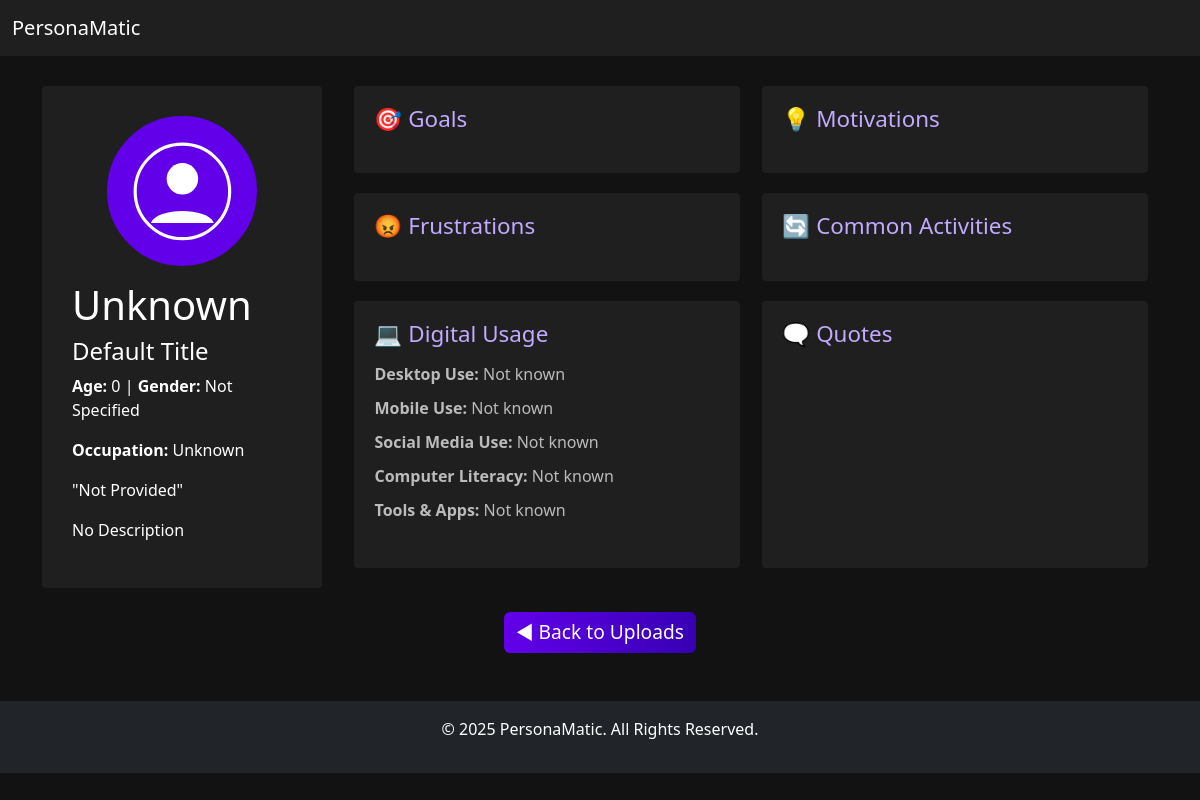
The app's page /api/persona/10, older data.
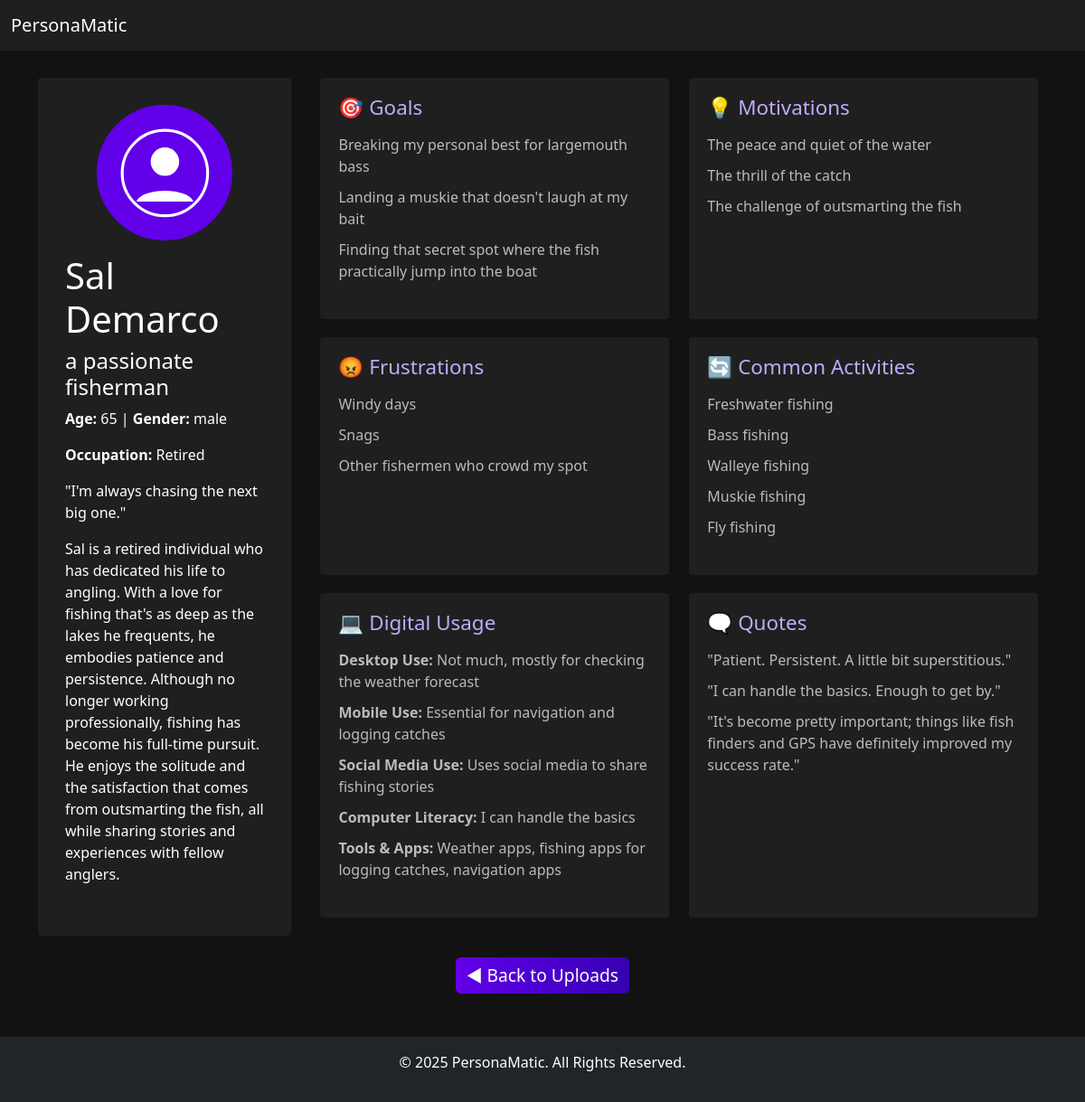
The same page, newer data.
### app/models/personas.py (models this page shows)
class PersonasBaseData(db.Model):
    __tablename__ = 'personas_base_data'
    id = db.Column(db.Integer, primary_key=True, autoincrement=True)
    user_id = db.Column(db.Integer, db.ForeignKey('users.id'), nullable=False)
    photo = db.Column(db.String(255), nullable=False)
    name = db.Column(db.String(100), nullable=False)
    additional_title = db.Column(db.String(200), nullable=False)
    description = db.Column(db.Text)
    age = db.Column(db.Integer)
    gender = db.Column(db.String(50))
    occupation = db.Column(db.String(100))
    quote_summarized = db.Column(db.Text, nullable=False)
    created_at = db.Column(db.DateTime, default=datetime.utcnow, nullable=False)
    updated_at = db.Column(db.DateTime, default=datetime.utcnow, onupdate=datetime.utcnow)
    goals = db.relationship('PersonaGoals', backref='persona', cascade="all, delete-orphan")
    motivations = db.relationship('PersonaMotivations', backref='persona', cascade="all, delete-orphan")
    frustrations = db.relationship('PersonaFrustrations', backref='persona', cascade="all, delete-orphan")
    activities = db.relationship('PersonaActivities', backref='persona', cascade="all, delete-orphan")
    digital_use = db.relationship('PersonaDigitalUse', backref='persona', cascade="all, delete-orphan")
    persona_quotes = db.relationship('PersonaQuotes', backref='persona', cascade="all, delete-orphan")

class PersonaGoals(db.Model):
    __tablename__ = 'persona_goals'
    id = db.Column(db.Integer, primary_key=True, autoincrement=True)
    persona_id = db.Column(db.Integer, db.ForeignKey('personas_base_data.id'), nullable=False)
    goal_01 = db.Column(db.Text, nullable=False)
    goal_02 = db.Column(db.Text)
    goal_03 = db.Column(db.Text)
    created_at = db.Column(db.DateTime, default=datetime.utcnow, nullable=False)
    updated_at = db.Column(db.DateTime, default=datetime.utcnow, onupdate=datetime.utcnow)

class PersonaMotivations(db.Model):
    __tablename__ = 'persona_motivations'
    id = db.Column(db.Integer, primary_key=True, autoincrement=True)
    persona_id = db.Column(db.Integer, db.ForeignKey('personas_base_data.id'), nullable=False)
    motivation_01 = db.Column(db.Text, nullable=False)
    motivation_02 = db.Column(db.Text)
    motivation_03 = db.Column(db.Text)
    created_at = db.Column(db.DateTime, default=datetime.utcnow, nullable=False)
    updated_at = db.Column(db.DateTime, default=datetime.utcnow, onupdate=datetime.utcnow)

class PersonaFrustrations(db.Model):
    __tablename__ = 'persona_frustrations'
    id = db.Column(db.Integer, primary_key=True, autoincrement=True)
    persona_id = db.Column(db.Integer, db.ForeignKey('personas_base_data.id'), nullable=False)
    frustration_01 = db.Column(db.Text, nullable=False)
    frustration_02 = db.Column(db.Text)
    frustration_03 = db.Column(db.Text)
    created_at = db.Column(db.DateTime, default=datetime.utcnow, nullable=False)
    updated_at = db.Column(db.DateTime, default=datetime.utcnow, onupdate=datetime.utcnow)

class PersonaActivities(db.Model):
    __tablename__ = 'persona_activities'
    id = db.Column(db.Integer, primary_key=True, autoincrement=True)
    persona_id = db.Column(db.Integer, db.ForeignKey('personas_base_data.id'), nullable=False)
    activity_01 = db.Column(db.Text, nullable=True)
    activity_02 = db.Column(db.Text, nullable=True)
    activity_03 = db.Column(db.Text, nullable=True)
    activity_04 = db.Column(db.Text, nullable=True)
    activity_05 = db.Column(db.Text, nullable=True)
    created_at = db.Column(db.DateTime, default=datetime.utcnow, nullable=False)
    updated_at = db.Column(db.DateTime, default=datetime.utcnow, onupdate=datetime.utcnow)

class PersonaDigitalUse(db.Model):
    __tablename__ = 'persona_digital_use'
    id = db.Column(db.Integer, primary_key=True, autoincrement=True)
    persona_id = db.Column(db.Integer, db.ForeignKey('personas_base_data.id'), nullable=False)
    desktop_use = db.Column(db.Text, nullable=False, default="Not known")
    mobile_use = db.Column(db.Text, nullable=False, default="Not known")
    social_media_use = db.Column(db.Text, nullable=False, default="Not known")
    computer_literacy = db.Column(db.Text, nullable=False, default="Not known")
    frequently_used_tools_and_apps = db.Column(db.Text, nullable=False, default="Not known")
    created_at = db.Column(db.DateTime, default=datetime.utcnow, nullable=False)
    updated_at = db.Column(db.DateTime, default=datetime.utcnow, onupdate=datetime.utcnow)

class PersonaQuotes(db.Model):
    __tablename__ = 'persona_quotes'
    id = db.Column(db.Integer, primary_key=True, autoincrement=True)
    persona_id = db.Column(db.Integer, db.ForeignKey('personas_base_data.id'), nullable=False)
    quote_01 = db.Column(db.Text, nullable=True)
    quote_02 = db.Column(db.Text, nullable=True)
    quote_03 = db.Column(db.Text, nullable=True)
    created_at = db.Column(db.DateTime, default=datetime.utcnow, nullable=False)
    updated_at = db.Column(db.DateTime, default=datetime.utcnow, onupdate=datetime.utcnow)

### app/routes/personas.py (the view)
@personas_bp.route('/persona/<int:persona_id>', methods=['GET'])
def view_persona(persona_id):
    persona = PersonasBaseData.query.get_or_404(persona_id)
    persona_data = {
        "id": persona.id,
        "photo": persona.photo,
        "name": persona.name,
        "additional_title": persona.additional_title,
        "description": persona.description,
        "age": persona.age,
        "gender": persona.gender,
        "occupation": persona.occupation,
        "quote_summarized": persona.quote_summarized,
        "created_at": persona.created_at.strftime("%Y-%m-%d %H:%M:%S"),
        "updated_at": persona.updated_at.strftime("%Y-%m-%d %H:%M:%S"),
        "goals": [persona.goals[0].goal_01, persona.goals[0].goal_02, persona.goals[0].goal_03] if persona.goals else [],
        "motivations": [persona.motivations[0].motivation_01, persona.motivations[0].motivation_02, persona.motivations[0].motivation_03] if persona.motivations else [],
        "frustrations": [persona.frustrations[0].frustration_01, persona.frustrations[0].frustration_02, persona.frustrations[0].frustration_03] if persona.frustrations else [],
        "activities": [persona.activities[0].activity_01, persona.activities[0].activity_02, persona.activities[0].activity_03, persona.activities[0].activity_04, persona.activities[0].activity_05] if persona.activities else [],
        "digital_use": {
            "desktop_use": persona.digital_use[0].desktop_use if persona.digital_use else "Not known",
            "mobile_use": persona.digital_use[0].mobile_use if persona.digital_use else "Not known",
            "social_media_use": persona.digital_use[0].social_media_use if persona.digital_use else "Not known",
            "computer_literacy": persona.digital_use[0].computer_literacy if persona.digital_use else "Not known",
            "frequently_used_tools_and_apps": persona.digital_use[0].frequently_used_tools_and_apps if persona.digital_use else "Not known"
        },
        "persona_quotes": [persona.persona_quotes[0].quote_01, persona.persona_quotes[0].quote_02, persona.persona_quotes[0].quote_03] if persona.persona_quotes else []
    }
    return render_template("persona.html", persona=persona_data)

### app/templates/persona.html (shortened to what this page needs)
<!DOCTYPE html>
<html lang="en">
<head>
    <link href="https://cdn.jsdelivr.net/npm/bootstrap@5.3.2/dist/css/bootstrap.min.css" rel="stylesheet">
    <link href="{{ url_for('static', filename='css/custom.css') }}" rel="stylesheet">
</head>
<body>
    <nav class="navbar navbar-expand-lg bg-body-tertiary">
        <div class="container-fluid">
            <a class="navbar-brand" href="/">PersonaMatic</a>
        </div>
    </nav>
    <div class="container persona-container">
        <div class="persona-card">
            <div class="avatar-placeholder">
                <svg viewBox="0 0 64 64" xmlns="http://www.w3.org/2000/svg">
                    <circle cx="32" cy="32" r="30" stroke="white" stroke-width="2" fill="none"/>
                    <circle cx="32" cy="24" r="10" fill="white"/>
                    <path d="M12,52 C16,42 48,42 52,52" fill="white"/>
                </svg>
            </div>
            <h1>{{ persona.name }}</h1>
            <h4>{{ persona.additional_title }}</h4>
            <p><strong>Age:</strong> {{ persona.age }} | <strong>Gender:</strong> {{ persona.gender }}</p>
            <p><strong>Occupation:</strong> {{ persona.occupation }}</p>
            <blockquote>"{{ persona.quote_summarized }}"</blockquote>
            <p>{{ persona.description }}</p>
        </div>
        <div class="persona-section">
            <div class="persona-box">
                <h3>🎯 Goals</h3>
                <ul>
                    {% for goal in persona.goals %}
                        <li>{{ goal }}</li>
                    {% endfor %}
                </ul>
            </div>
            <div class="persona-box">
                <h3>💡 Motivations</h3>
                <ul>
                    {% for motivation in persona.motivations %}
                        <li>{{ motivation }}</li>
                    {% endfor %}
                </ul>
            </div>
            <div class="persona-box">
                <h3>😡 Frustrations</h3>
                <ul>
                    {% for frustration in persona.frustrations %}
                        <li>{{ frustration }}</li>
                    {% endfor %}
                </ul>
            </div>
            <div class="persona-box">
                <h3>🔄 Common Activities</h3>
                <ul>
                    {% for activity in persona.activities %}
                        <li>{{ activity }}</li>
                    {% endfor %}
                </ul>
            </div>
            <div class="persona-box">
                <h3>💻 Digital Usage</h3>
                <ul>
                    <li><strong>Desktop Use:</strong> {{ persona.digital_use.desktop_use }}</li>
                    <li><strong>Mobile Use:</strong> {{ persona.digital_use.mobile_use }}</li>
                    <li><strong>Social Media Use:</strong> {{ persona.digital_use.social_media_use }}</li>
                    <li><strong>Computer Literacy:</strong> {{ persona.digital_use.computer_literacy }}</li>
                    <li><strong>Tools & Apps:</strong> {{ persona.digital_use.frequently_used_tools_and_apps }}</li>
                </ul>
            </div>
            <div class="persona-box">
                <h3>🗨 Quotes</h3>
                <ul>
                    {% for quote in persona.persona_quotes %}
                        <li>"{{ quote }}"</li>
                    {% endfor %}
                </ul>
            </div>
        </div>
    </div>
    <div class="container mt-4 text-center">
        <a href="/api/uploads-list" class="btn btn-primary cta-button">
            ◀ Back to Uploads
        </a>
    </div>
    <footer class="bg-dark text-white text-center py-3 mt-5">
        <p>&copy; 2025 PersonaMatic. All Rights Reserved.</p>
    </footer>
</body>
</html>

Row changes from the older to the newer data that the page shows:
changed PersonasBaseData: name "Unknown" → "Sal Demarco"; additional_title "Default Title" → "a passionate fisherman"; gender "Not Specified" → "male"; occupation "Unknown" → "Retired"; quote_summarized "Not Provided" → "I'm always chasing the next big one."; description "No Description" → "Sal is a retired individual who has dedicated his life to angling. With a love for fishing that's as deep as the lakes he frequents, he embodies patience and persistence. Although no longer working professionally, fishing has become his full-time pursuit. He enjoys the solitude and the satisfaction that comes from outsmarting the fish, all while sharing stories and experiences with fellow anglers."
now on this page (row edited): PersonaGoals: goal_01 "Breaking my personal best for largemouth bass", goal_02 "Landing a muskie that doesn't laugh at my bait", goal_03 "Finding that secret spot where the fish practically jump into the boat"
now on this page (row edited): PersonaMotivations: motivation_01 "The peace and quiet of the water", motivation_02 "The thrill of the catch", motivation_03 "The challenge of outsmarting the fish"
now on this page (row edited): PersonaFrustrations: frustration_01 "Windy days", frustration_02 "Snags", frustration_03 "Other fishermen who crowd my spot"
now on this page (row edited): PersonaActivities: activity_01 "Freshwater fishing", activity_02 "Bass fishing", activity_03 "Walleye fishing", activity_04 "Muskie fishing", activity_05 "Fly fishing"
added PersonaDigitalUse: digital_use.desktop_use "Not much, mostly for checking the weather forecast", digital_use.mobile_use "Essential for navigation and logging catches", digital_use.social_media_use "Uses social media to share fishing stories", digital_use.computer_literacy "I can handle the basics", digital_use.frequently_used_tools_and_apps "Weather apps, fishing apps for logging catches, navigation apps"
added PersonaQuotes: quote_01 "Patient. Persistent. A little bit superstitious.", quote_02 "I can handle the basics. Enough to get by.", quote_03 "It's become pretty important; things like fish finders and GPS have definitely improved my success rate."
Text that changed along with them:
{{ persona.age }}: "0" → "65"
{{ persona.digital_use.desktop_use }}: "Not known" → (not shown)
{{ persona.digital_use.mobile_use }}: "Not known" → (not shown)
{{ persona.digital_use.social_media_use }}: "Not known" → (not shown)
{{ persona.digital_use.computer_literacy }}: "Not known" → (not shown)
{{ persona.digital_use.frequently_used_tools_and_apps }}: "Not known" → (not shown)
